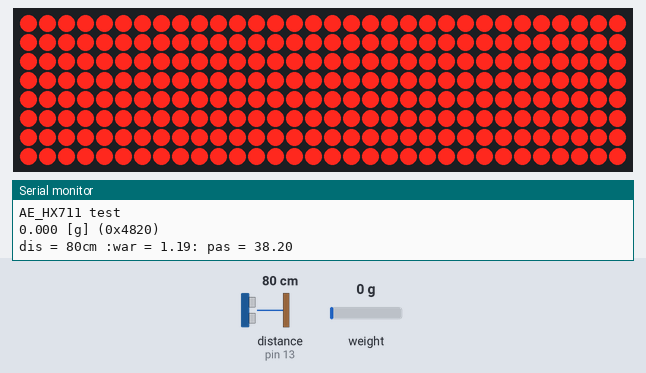
This sketch was run on a simulated Arduino Mega 2560, built with avr-gcc and run on an emulated ATmega2560. On the bench: 32×8 LED matrix, the last lines printed to the serial monitor. Wiring (inferred from the names in the program): HX711 load-cell converter: data pin 22; SCK pin 19. The inputs (shaded band) are chosen by the test bench; at power-on: distance to the obstacle (sensor on pin 13) 80 cm, weight on the scale 0 g. The echo pulse lasts 58.3 µs per cm.

Above: at 4.3 s.
4.4 s: distance to the obstacle (sensor on pin 13) set to 2 cm
At 6.8 s:
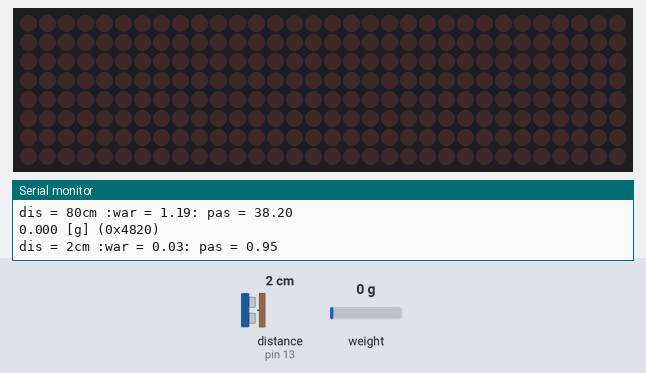
7.8 s: distance to the obstacle (sensor on pin 13) set to 4 cm
At 10.1 s:
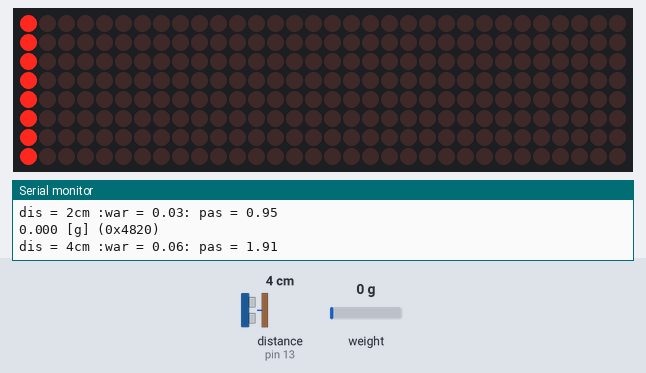
10.4 s: distance to the obstacle (sensor on pin 13) set to 9 cm
At 12.7 s:
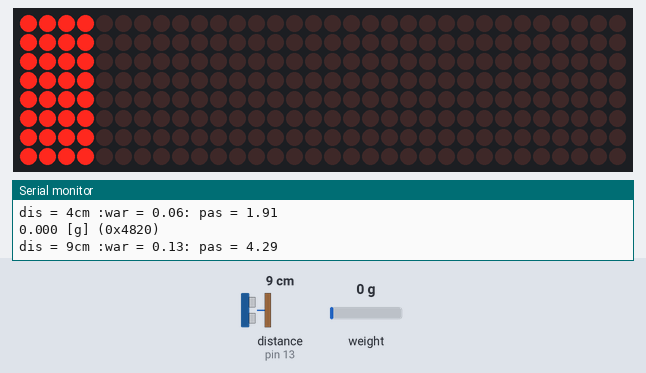
13.0 s: distance to the obstacle (sensor on pin 13) set to 18 cm
At 15.1 s:
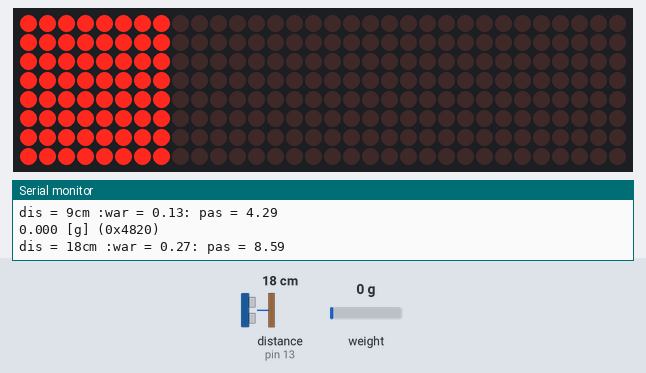
15.6 s: distance to the obstacle (sensor on pin 13) set to 35 cm
At 17.6 s:
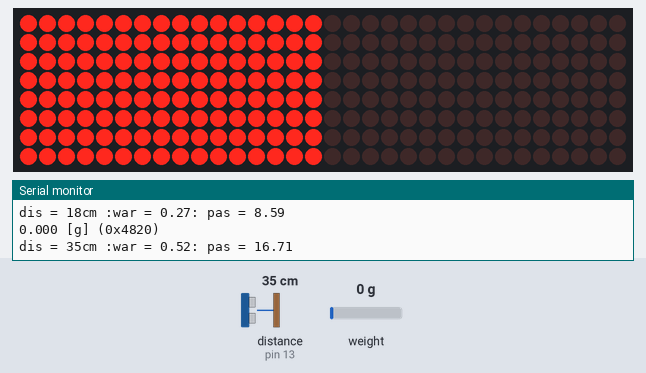
18.2 s: distance to the obstacle (sensor on pin 13) set to 60 cm
At 20.2 s:
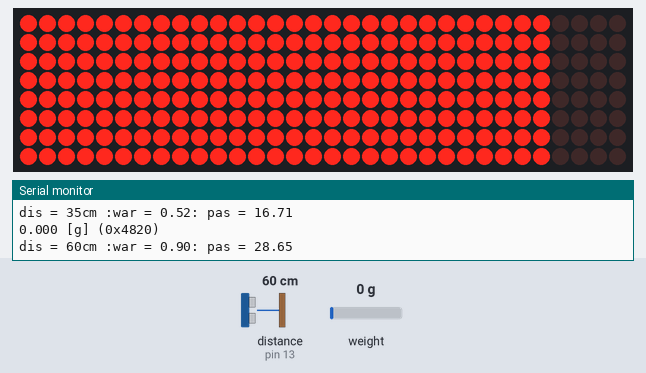
Timing chart, 0 to 21.7 s (numbered marks = the images above; inputs shaded):
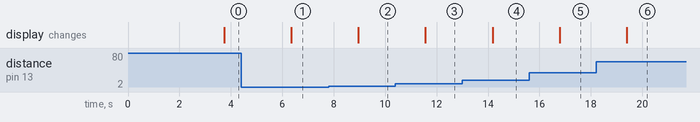

The sketch:

dott_onp_jyuryo_totyu.ino
```cpp
#include  <Adafruit_GFX.h>
#include  <Max72xxPanel.h>

#define TRG 12
#define ECH 13
#define HIGHTIME 10


const int pinCS = 15;
const int numberOfHorizontalDisplays = 4;
const int numberOfVerticalDisplays   = 1;
Max72xxPanel matrix = Max72xxPanel(pinCS, numberOfHorizontalDisplays, numberOfVerticalDisplays);

const int   wait = 2000;
const int spacer = 1;
const int  width = 5 + spacer;

#include <Arduino.h>

void AE_HX711_Init(void);
void AE_HX711_Reset(void);
long AE_HX711_Read(void);
long AE_HX711_Averaging(long adc,char num);
float AE_HX711_getGram(char num);

//---------------------------------------------------//
// ピンの設定
//---------------------------------------------------//
#define pin_dout  22

#define pin_slk   19

//---------------------------------------------------//
// ロードセル　Ｓ字型　ＳＣ３０１Ａ　１００ｋＧ [P-12036]
//---------------------------------------------------//
//#define OUT_VOL   0.002f      //定格出力 [V]
//#define LOAD      100000.0f   //定格容量 [g]

//---------------------------------------------------//
// ロードセル　シングルポイント（ ビーム型）　ＳＣ６０１　１２０ｋＧ [P-12035]
//---------------------------------------------------//
//#define OUT_VOL   0.001f      //定格出力 [V]
//#define LOAD      120000.0f   //定格容量 [g]

//---------------------------------------------------//
// ロードセル　シングルポイント（ ビーム型）　ＳＣ１３３　２０ｋＧ [P-12034]
//---------------------------------------------------//
#define OUT_VOL   0.002f      //定格出力 [V]
#define LOAD      20000.0f    //定格容量 [g]

//---------------------------------------------------//7p0
// ロードセル　シングルポイント（ビーム型）　ＳＣ６１６Ｃ　５００ｇ[P-12532]
//---------------------------------------------------//
//#define OUT_VOL   0.0007f   //定格出力 [V]
//#define LOAD      500.0f    //定格容量 [g]


float offset;

void setup(){

Serial.begin(9600);
pinMode(TRG, OUTPUT);
pinMode(ECH, INPUT);

Serial.println("AE_HX711 test");
AE_HX711_Init();
AE_HX711_Reset();
offset = AE_HX711_getGram(30);


  // 明るさ調整 0~15
  matrix.setIntensity(1);

  /* ディスプレイの位置が合わない場合は下記を使う
    matrix.setPosition( 0, 0, 0) ;  // The  first display is at <0, 0>
    matrix.setPosition( 1, 1, 0) ;  // The second display is at <1, 0>
    matrix.setPosition( 2, 2, 0) ;  // The  third display is at <2, 0>
    matrix.setPosition( 3, 3, 0) ;  // The fourth display is at <3, 0>
  */

  // ディスプレイの位置定義
  matrix.setRotation( 0, 1) ;
  matrix.setRotation( 1, 1) ;
  matrix.setRotation( 2, 1) ;
  matrix.setRotation( 3, 1) ;
}
void loop(){

  float data;
  char S1[20];
  char s[20];
  data = AE_HX711_getGram(5);
  sprintf(S1,"%s [g] (0x%4x)",dtostrf((data-offset), 5, 3, s),AE_HX711_Read());
  Serial.println(S1);


  int diff;
  float dis;
  float pas;
  float maxn = 67;


  matrix.fillScreen(LOW);

  digitalWrite(TRG, HIGH);
  delayMicroseconds(HIGHTIME);
  digitalWrite(TRG, LOW);

  diff = pulseIn(ECH, HIGH);
  // dis = cm
  dis = (float)diff * 0.01715;

  Serial.print("dis = ");
  Serial.print(round(dis));
  Serial.print("cm :");

  pas = Draw_Retu(maxn,dis);

  for(int i = 0; i < (round(pas)) ; i++ ){
       Draw_Line(i);
  }


  matrix.write();
  delay(wait);


}
int Draw_Retu(float maxn,float dis){

  float pas;
  float war;
  war= dis/maxn;
  pas = 32*war;

  Serial.print("war = ");
  Serial.print(war);
  Serial.print(": pas = ");
  Serial.print(pas);
  Serial.println("");
  return pas;

}
void Draw_Line(int line){
  for (int i = 0; i < 8; i++) {
    // drawPixel(x, y, color);
    matrix.drawPixel(line, i, 0x1);
  }
}

void AE_HX711_Init(void)
{
  pinMode(pin_slk, OUTPUT);
  pinMode(pin_dout, INPUT);
}

void AE_HX711_Reset(void)
{
  digitalWrite(pin_slk,1);
  delayMicroseconds(100);
  digitalWrite(pin_slk,0);
  delayMicroseconds(100);
}

long AE_HX711_Read(void)
{
  long data=0;
  while(digitalRead(pin_dout)!=0);
  delayMicroseconds(10);
  for(int i=0;i<24;i++)
  {
    digitalWrite(pin_slk,1);
    delayMicroseconds(5);
    digitalWrite(pin_slk,0);
    delayMicroseconds(5);
    data = (data<<1)|(digitalRead(pin_dout));
  }
  //Serial.println(data,HEX);
  digitalWrite(pin_slk,1);
  delayMicroseconds(10);
  digitalWrite(pin_slk,0);
  delayMicroseconds(10);
  return data^0x800000;
}


long AE_HX711_Averaging(long adc,char num)
{
  long sum = 0;
  for (int i = 0; i < num; i++) sum += AE_HX711_Read();
  return sum / num;
}

float AE_HX711_getGram(char num)
{
  #define HX711_R1  20000.0f
  #define HX711_R2  8200.0f
  #define HX711_VBG 1.25f
  #define HX711_AVDD      4.2987f//(HX711_VBG*((HX711_R1+HX711_R2)/HX711_R2))
  #define HX711_ADC1bit   HX711_AVDD/16777216 //16777216=(2^24)
  #define HX711_PGA 128
  #define HX711_SCALE     (OUT_VOL * HX711_AVDD / LOAD *HX711_PGA)

  float data;

  data = AE_HX711_Averaging(AE_HX711_Read(),num)*HX711_ADC1bit;
  //Serial.println( HX711_AVDD);
  //Serial.println( HX711_ADC1bit);
  //Serial.println( HX711_SCALE);
  //Serial.println( data);
  data =  data / HX711_SCALE;


  return data;
}
```

Measured:
- after the input at 4.4 s, the display: changes after 1.9 s (image 1)
- after the input at 7.8 s, the display: changes after 1.2 s (image 2)
- after the input at 10.4 s, the display: changes after 1.2 s (image 3)
- after the input at 13.0 s, the display: changes after 1.2 s (image 4)
- after the input at 15.6 s, the display: changes after 1.2 s (image 5)
- after the input at 18.2 s, the display: changes after 1.2 s (image 6)
